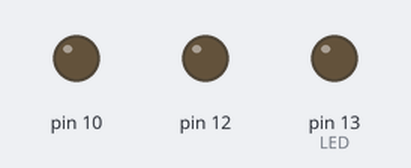
Simulated run of this program. Board: Arduino Uno, built for the host (arithmetic inside an expression is 32-bit, double 64-bit). Parts: output pins drawn as LEDs (lit = HIGH). Random numbers use the default seed unless the program sets one.

Above: at 0.5 s.
At 1.5 s:
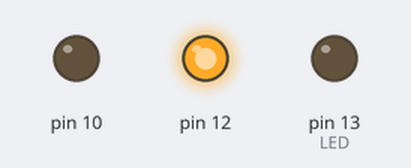
Timing chart, 0 to 3.0 s (numbered marks = the images above):
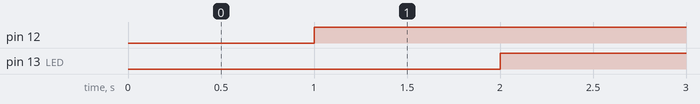

Measured:
- by itself, pin 12: LOW → HIGH at 1.0 s
- by itself, pin 13 (LED): alternates HIGH for 1.0 s and LOW for 1.0 s

The program:

main.cpp
```cpp
/*
 * laser_cat_ams7.cpp
 *
 * Created: 3/7/2020 5:49:34 PM
 * Author : Equinox
 */
#define ARDUINO_ARCH_AVR
#define F_CPU 16000000UL


#include <avr/io.h>
#include <avr/interrupt.h>
#include <stdio.h>
#include <stdlib.h>
#include <util/delay.h>
#include <stdbool.h>
#include <math.h>
#include <util/delay.h>
//#include "Servo-master/src/Servo.h"


unsigned long counter = 0;

//Start off with 0 seconds left on wait
volatile unsigned long activate = 0;
volatile bool active = false;
volatile bool move_servo = false;

bool dir = false;


uint8_t position = 95;


ISR(TIMER0_COMPA_vect){
	counter ++;
 	if(counter >= 10000){
		if(active){// ---- Active Operation
			PORTB^=(1<<5); // LED
			move_servo = true;

			//Manage Runtime. Activate will decrement until 0.
			if(activate > 0) {
				activate --;
			} else {
				activate = 7200; //2 hour between operation
				active = false;
				PORTB ^= (1<<4);
			}

		} else {// ---- Inactive Operation
			 if(activate > 0) {
				activate --;
			 } else {
				activate = 60;//1 minute operation
				active = true;
				PORTB ^= (1<<4);
			 }
		}

		counter= 0;
	}
}
void init_servo() {
	//Set the output
	DDRB |= (1<<2); // set OC1B as output
	TCCR1A |= (1<< COM1B1); //Output compare on OC1B
	TCCR1A |= (1<< WGM10) | (1<< WGM11);
	TCCR1B |= (1<< WGM12) | (1<< WGM13);; // use fast PWM mode
	TCCR1B |= (1<<CS12); // turn the timer on, use prescaler 256

	// set the frequency of pulses to 50Hz; (1/50) = 20ms;
	//(1/(16,000,000/256))*1000 = 0.016ms per pulse.
	//OCR1A = (20 ms/.016 ms/clck_pulse) = 1250 clck_pulse;
	OCR1A = 1250;

	// Center the Servo; at 1.5ms ; 94 * .016 =1.504
	OCR1B = position;

	//LS-006 Servo :
	//MAX Travel = 165 degrees
	//.8ms min = 50 (4% Duty Cycle)
	// 2ms Max = 125 (10% Duty Cycle);
	// (2  - .8) / 165 = .45 degrees per DC unit
}
void init_timer(){
	TCNT0 = 0; //Set Counter to 0;
	DDRB |= (1<<5);
	TCCR0A |= (1<<WGM01); //CTC Mode
	TCCR0B |= (1<<CS01);// | 8 prescaler
	TIMSK0|= (1<<OCIE0A); // Interrupt Service Routine COMPA

	//Each Overflow is work .1ms : ((1/(16,000,000clk/8 prescale)) * 1000 us to ms) * 200 Overflows =.1ms
	OCR0A = 199;
}
int main(void)
{

	sei();
	init_servo();
	init_timer();

	//Laser pin
	DDRB |= (1<<4);

	uint8_t nextpos;
	while (true)
    {
		if(move_servo){
			if(dir){
				nextpos = rand()%20 + 75;
				dir = !dir;
			} else {
				nextpos = rand()%20 + 95;
				dir = !dir;
			}
			while(position != nextpos){
				int delta= position - nextpos;
				if(delta > 0) {
					position = position -1;
				} else {
					position = position + 1;
				}
				_delay_ms(10);
				OCR1B = position;
			}
			move_servo = false;
		}
	}
}
```
